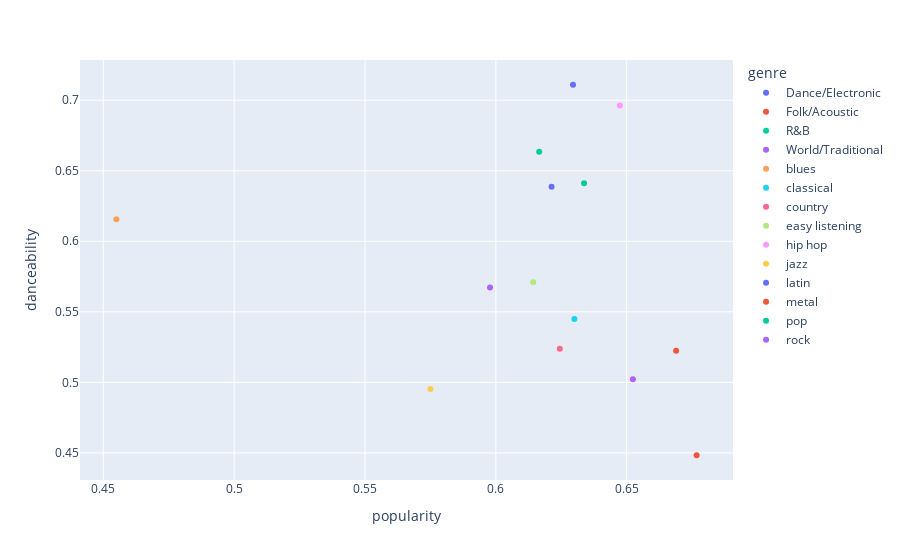

Notebook cell for this chart:
### Code cell
px.scatter(result,x='popularity',y='danceability',color='genre')

### Figure 1 — Plotly figure (JSON) as saved in the notebook; plotly's stock layout.template omitted (floating-point values rounded to 4 significant figures)
{"data": [{"hovertemplate": "genre=Dance/Electronic<br>popularity=%{x}<br>danceability=%{y}<extra></extra>", "legendgroup": "Dance/Electronic", "marker": {"color": "#636efa", "symbol": "circle"}, "mode": "markers", "name": "Dance/Electronic", "orientation": "v", "showlegend": true, "type": "scatter", "x": [0.6213], "xaxis": "x", "y": [0.6386], "yaxis": "y"}, {"hovertemplate": "genre=Folk/Acoustic<br>popularity=%{x}<br>danceability=%{y}<extra></extra>", "legendgroup": "Folk/Acoustic", "marker": {"color": "#EF553B", "symbol": "circle"}, "mode": "markers", "name": "Folk/Acoustic", "orientation": "v", "showlegend": true, "type": "scatter", "x": [0.6689], "xaxis": "x", "y": [0.5223], "yaxis": "y"}, {"hovertemplate": "genre=R&B<br>popularity=%{x}<br>danceability=%{y}<extra></extra>", "legendgroup": "R&B", "marker": {"color": "#00cc96", "symbol": "circle"}, "mode": "markers", "name": "R&B", "orientation": "v", "showlegend": true, "type": "scatter", "x": [0.6166], "xaxis": "x", "y": [0.6635], "yaxis": "y"}, {"hovertemplate": "genre=World/Traditional<br>popularity=%{x}<br>danceability=%{y}<extra></extra>", "legendgroup": "World/Traditional", "marker": {"color": "#ab63fa", "symbol": "circle"}, "mode": "markers", "name": "World/Traditional", "orientation": "v", "showlegend": true, "type": "scatter", "x": [0.5978], "xaxis": "x", "y": [0.5672], "yaxis": "y"}, {"hovertemplate": "genre=blues<br>popularity=%{x}<br>danceability=%{y}<extra></extra>", "legendgroup": "blues", "marker": {"color": "#FFA15A", "symbol": "circle"}, "mode": "markers", "name": "blues", "orientation": "v", "showlegend": true, "type": "scatter", "x": [0.455], "xaxis": "x", "y": [0.6155], "yaxis": "y"}, {"hovertemplate": "genre=classical<br>popularity=%{x}<br>danceability=%{y}<extra></extra>", "legendgroup": "classical", "marker": {"color": "#19d3f3", "symbol": "circle"}, "mode": "markers", "name": "classical", "orientation": "v", "showlegend": true, "type": "scatter", "x": [0.63], "xaxis": "x", "y": [0.5449], "yaxis": "y"}, {"hovertemplate": "genre=country<br>popularity=%{x}<br>danceability=%{y}<extra></extra>", "legendgroup": "country", "marker": {"color": "#FF6692", "symbol": "circle"}, "mode": "markers", "name": "country", "orientation": "v", "showlegend": true, "type": "scatter", "x": [0.6244], "xaxis": "x", "y": [0.5238], "yaxis": "y"}, {"hovertemplate": "genre=easy listening<br>popularity=%{x}<br>danceability=%{y}<extra></extra>", "legendgroup": "easy listening", "marker": {"color": "#B6E880", "symbol": "circle"}, "mode": "markers", "name": "easy listening", "orientation": "v", "showlegend": true, "type": "scatter", "x": [0.6143], "xaxis": "x", "y": [0.5709], "yaxis": "y"}, {"hovertemplate": "genre=hip hop<br>popularity=%{x}<br>danceability=%{y}<extra></extra>", "legendgroup": "hip hop", "marker": {"color": "#FF97FF", "symbol": "circle"}, "mode": "markers", "name": "hip hop", "orientation": "v", "showlegend": true, "type": "scatter", "x": [0.6474], "xaxis": "x", "y": [0.6963], "yaxis": "y"}, {"hovertemplate": "genre=jazz<br>popularity=%{x}<br>danceability=%{y}<extra></extra>", "legendgroup": "jazz", "marker": {"color": "#FECB52", "symbol": "circle"}, "mode": "markers", "name": "jazz", "orientation": "v", "showlegend": true, "type": "scatter", "x": [0.575], "xaxis": "x", "y": [0.4953], "yaxis": "y"}, {"hovertemplate": "genre=latin<br>popularity=%{x}<br>danceability=%{y}<extra></extra>", "legendgroup": "latin", "marker": {"color": "#636efa", "symbol": "circle"}, "mode": "markers", "name": "latin", "orientation": "v", "showlegend": true, "type": "scatter", "x": [0.6295], "xaxis": "x", "y": [0.711], "yaxis": "y"}, {"hovertemplate": "genre=metal<br>popularity=%{x}<br>danceability=%{y}<extra></extra>", "legendgroup": "metal", "marker": {"color": "#EF553B", "symbol": "circle"}, "mode": "markers", "name": "metal", "orientation": "v", "showlegend": true, "type": "scatter", "x": [0.6767], "xaxis": "x", "y": [0.4483], "yaxis": "y"}, {"hovertemplate": "genre=pop<br>popularity=%{x}<br>danceability=%{y}<extra></extra>", "legendgroup": "pop", "marker": {"color": "#00cc96", "symbol": "circle"}, "mode": "markers", "name": "pop", "orientation": "v", "showlegend": true, "type": "scatter", "x": [0.6337], "xaxis": "x", "y": [0.6411], "yaxis": "y"}, {"hovertemplate": "genre=rock<br>popularity=%{x}<br>danceability=%{y}<extra></extra>", "legendgroup": "rock", "marker": {"color": "#ab63fa", "symbol": "circle"}, "mode": "markers", "name": "rock", "orientation": "v", "showlegend": true, "type": "scatter", "x": [0.6524], "xaxis": "x", "y": [0.5023], "yaxis": "y"}], "layout": {"legend": {"title": {"text": "genre"}, "tracegroupgap": 0}, "margin": {"t": 60}, "xaxis": {"anchor": "y", "domain": [0, 1], "title": {"text": "popularity"}}, "yaxis": {"anchor": "x", "domain": [0, 1], "title": {"text": "danceability"}}}}
